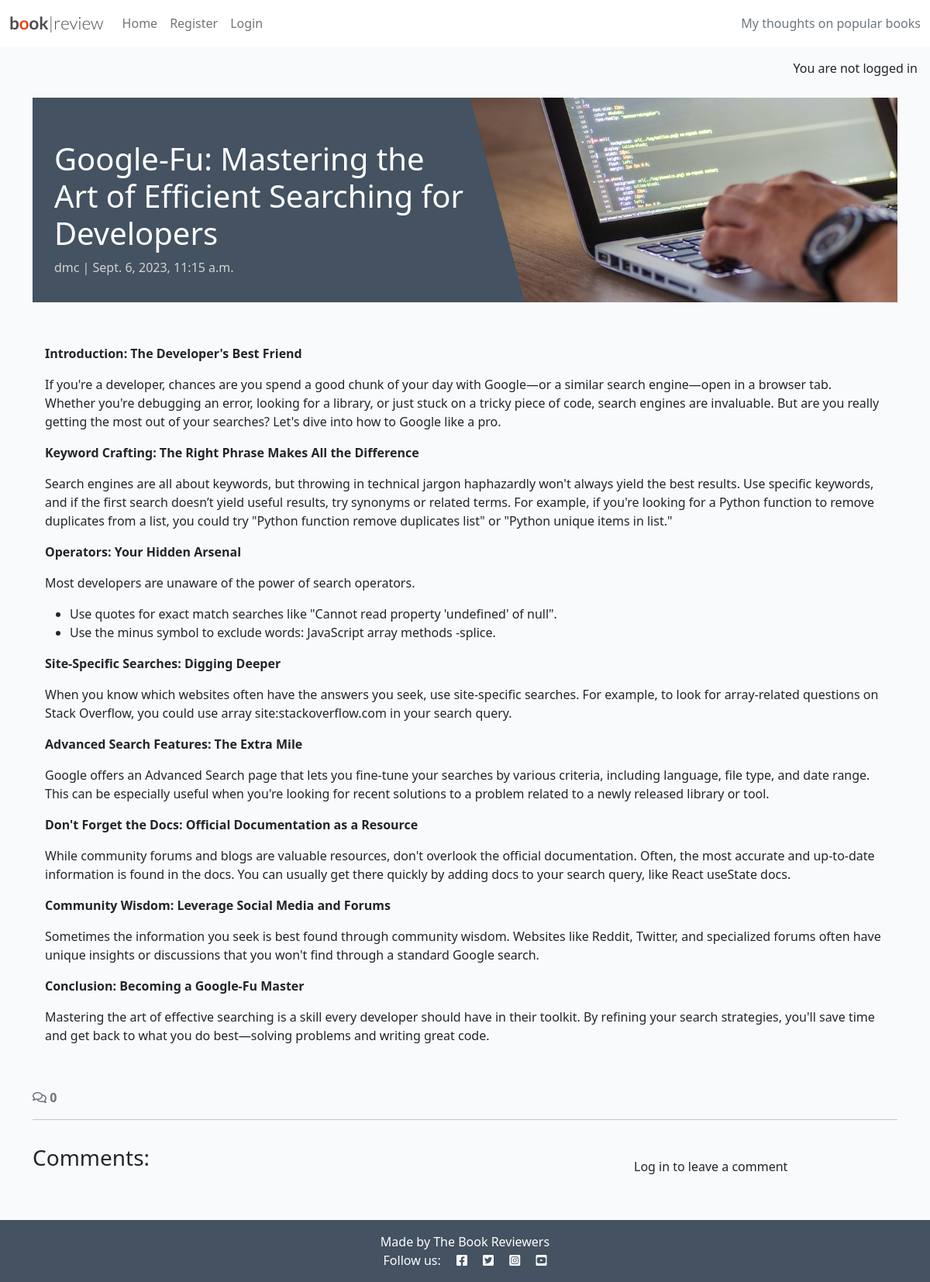
Screenshot of /google-fu-mastering-the-art-of-efficient-searching-for-developers/ with the database file from the repository.
### blog/models.py (models this page shows, shortened)
class Post(models.Model):
    title = models.CharField(max_length=200, unique=True)
    slug = models.SlugField(max_length=200, unique=True)
    author = models.ForeignKey(User, on_delete=models.CASCADE, related_name="blog_posts", default='DMC')
    content = models.TextField()
    created_on = models.DateTimeField(auto_now_add=True)
    status = models.IntegerField(choices=STATUS, default=0)
    updated_on = models.DateTimeField(auto_now=True)
    class Meta:
        ordering = ["-created_on"]

### blog/views.py (the view, shortened to what this page needs)
# urls.py: path('<slug:slug>/', views.post_detail, name='post_detail'),
def post_detail(request, slug):
    queryset = Post.objects.filter(status=1)
    post = get_object_or_404(queryset, slug=slug)
    comments = "comment 1"
    comment_count = post.comments.filter(approved=True).count()
    comment_form = CommentForm()
    print("render template")
    return render(
            request,
            "blog/post_detail.html",
            {
                "post": post,
                "comments": comments,
                "comment_count": comment_count,
                "comment_form": comment_form,
            },
        )

### blog/templates/blog/post_detail.html (shortened to what this page needs)
{% extends 'base.html' %} {% block content %}
{% load static %}
{% load crispy_forms_tags %}
<div class="masthead">
    <div class="container">
        <div class="row g-0">
            <div class="col-md-6 masthead-text">
                <h1 class="post-title">{{ post.title }}</h1>
                <p class="post-subtitle">{{ post.author }} | {{ post.created_on }}</p>
            </div>
            <div class="d-none d-md-block col-md-6 masthead-image">
                <img src="{% static 'images/default.jpg' %}" class="scale" alt="placeholder">
            </div>
        </div>
    </div>
</div>
<div class="container">
    <div class="row">
        <div class="col card mb-4  mt-3 left  top">
            <div class="card-body">
                <p class="card-text">
                    {{ post.content | safe }}
                </p>
            </div>
        </div>
    </div>
    <div class="row">
        <div class="col-12">
            <strong class="text-secondary">
                <i class="far fa-comments"></i> {{ comment_count }}
            </strong>
        </div>
        <div class="col-12">
            <hr>
        </div>
    </div>
    <div class="row">
        <div class="col-md-8 card mb-4  mt-3 ">
            <h3>Comments:</h3>
            <div class="card-body">
            </div>
        </div>
        <div class="col-md-4 card mb-4  mt-3 ">
            <div class="card-body">
                {% if user.is_authenticated %}
                <h3>Leave a comment:</h3>
                <p>Posting as: {{ user.username }}</p>
                <form id="commentForm" method="post" style="margin-top: 1.3em;">
                    {{ comment_form | crispy }}
                    {% csrf_token %}
                    <button id="submitButton" type="submit" class="btn btn-signup btn-lg">Submit</button>
                </form>
                {% else %}
                <p>Log in to leave a comment</p>
                {% endif %}
            </div>
        </div>
    </div>
</div>
{% endblock content %}

### static/css/style.css (style rules this page uses)
body { background-color: #F9FAFC; }
.main-bg { background-color: #F9FAFC; }
.card { border: none; background-color: transparent; }
.scale { width: 100%; height: auto; }
.masthead { margin-top: 10px; overflow: hidden; position: relative; display: inline-block; height: 33vh; width: 100%; }
.masthead-text { background-color: #445261; color: white; position: relative; }
.masthead-image { position: relative; overflow: hidden; }
.masthead-image:after { content: ""; position: absolute; top: 0; right: 90%; height: 100%; width: 150%; background: #445261; -webkit-transform: skew(15deg); -moz-transform: skew(15deg); transform: skew(15deg); z-index: 100; }
.post-title { margin-top: 10%; margin-left: 5%; }
.post-subtitle { margin-left: 5%; color: lightgray; }

### rows the page displays
Post: title "Google-Fu: Mastering the Art of Efficient Searching for Developers", author "dmc", created_on "Sept. 6, 2023, 11:15 a.m.", content "Introduction: The Developer's Best Friend If you're a developer, chances are you spend a good chunk of your day with Google—or a similar search engine—open in a browser tab. Whether you're debugging an error, looking for a library, or just stuck on a tricky piece of code, search engines are invaluable. But are you really getting the most out of your searches? Let's dive into how to Google like a pro. Keyword Crafting: The Right Phrase Makes All the Difference Search engines are all about keywords, but throwing in technical jargon haphazardly won't always yield the best results. Use specific keywords, and if the first search doesn’t yield useful results, try synonyms or related terms. For…"

### other values shown
{{ comment_count }} "0"
